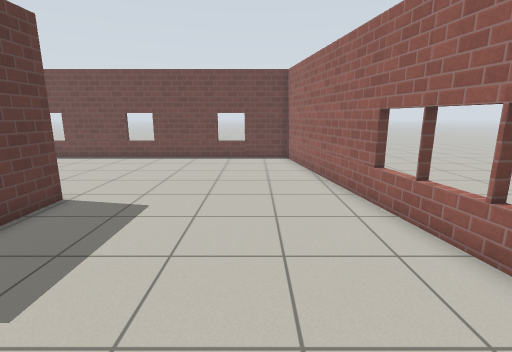
View 1 (above)

13 first-person views from a walk through a world built for the Gazebo simulator. The camera is 1.2 m above the floor, tilts 12° down and sees 85° across. The floor is counted in squares, 0.5 m on a side. Each view is taken from the middle of a square. On the plan, view 1 faces up. The plan holds only what a view shows up to about 18 squares ahead; the rest is blank. Gazebo's built-in surfaces are drawn with simple patterns.

View 2
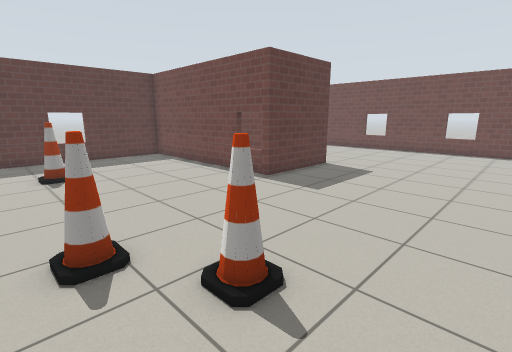

View 3
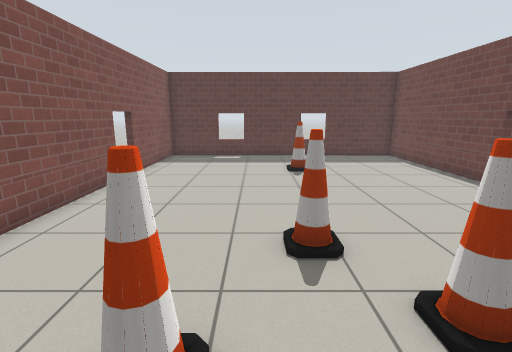

View 4
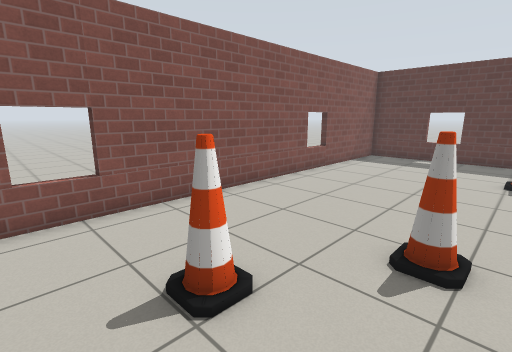

View 5
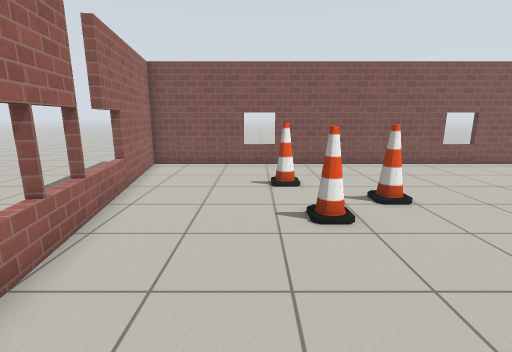

View 6
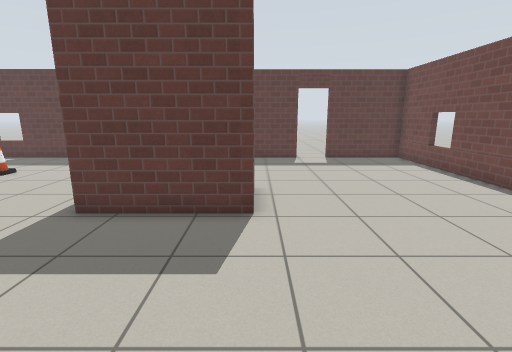

View 7
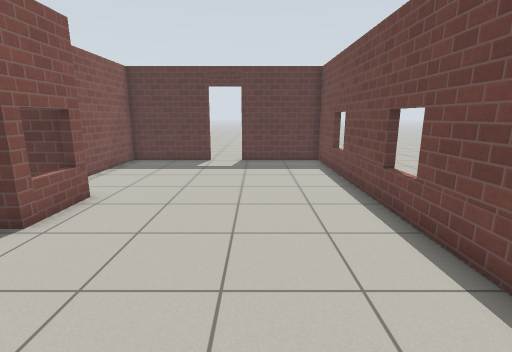

View 8
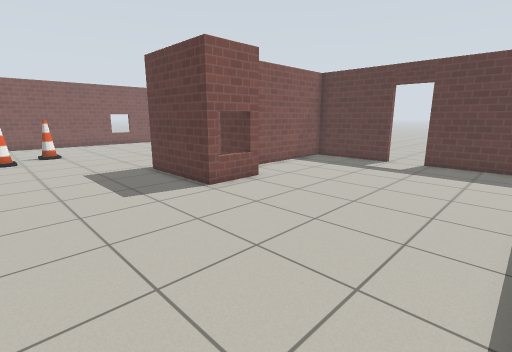

View 9
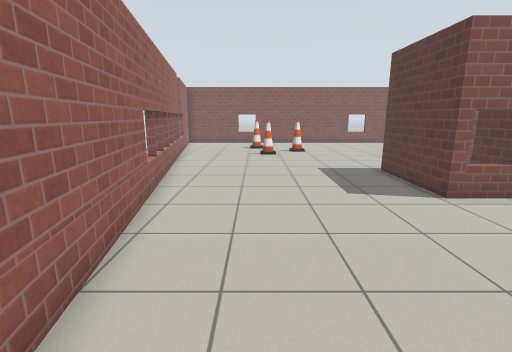

View 10
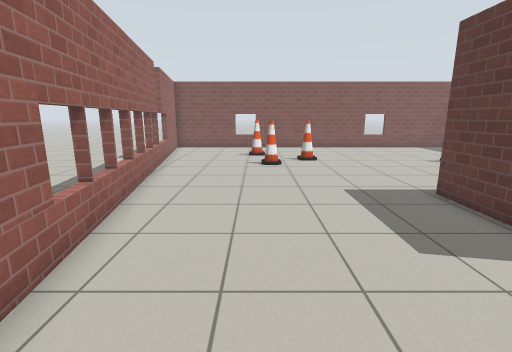

View 11
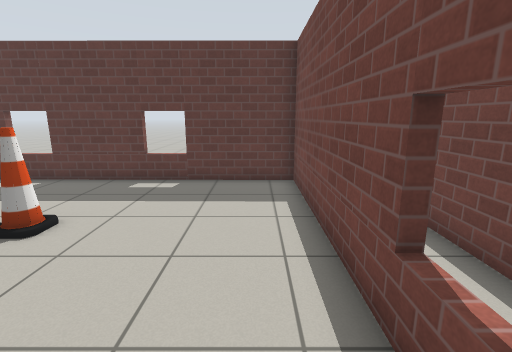

View 12
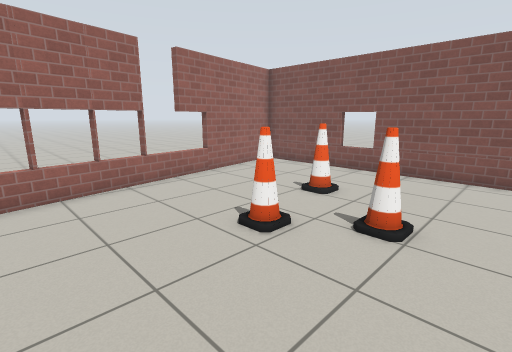

View 13
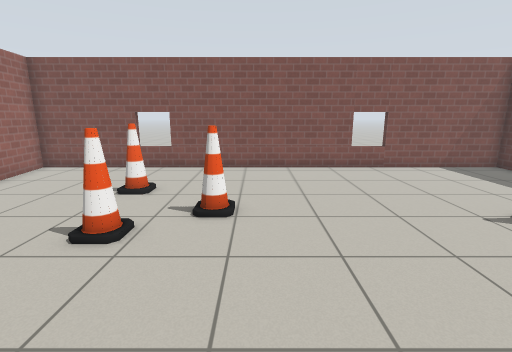

### Floor plan
Points are (right, up) in squares from view 1. A wall is a line through its corners. A room is listed if a view was taken in it or the views show most of it. See-through windows are left out.
Room 1 (views 1, 2, 3, 4, 5, 6, 7, 8, 9, 10, 11, 12, 13)
walls: (-8.3, 7.9) (-5.7, 7.9) (-5.7, 3.5) (-15.5, 3.5) (-15.6, -10.3) (6.3, -10.3) (1.8, 16.5) (-15.5, 16.5) (-15.5, 12.2); (-15.5, 10.4) (-15.5, 6.1) (-10, 6.1)
ways out: open door at (-16, 11.5)
objects: cone (-11, -3); cone (-3, -4); cone (-1, -3) to (-1, -2); cone (0, -6)

Where each view was taken, in squares from view 1:
view 1: 0 up, 0 right, facing up
view 2: 5 down, 2 right, facing up-left
view 3: 5 down, 2 right, facing left
view 4: 3 down, 2 right, facing down-left
view 5: 4 up, 1 right, facing down
view 6: 8 up, 1 right, facing left
view 7: 13 up, 0 right, facing left
view 8: 16 up, 0 right, facing down-left
view 9: 16 up, 0 right, facing down
view 10: 12 up, 0 right, facing down
view 11: 2 up, 5 left, facing left
view 12: 2 up, 5 left, facing down-right
view 13: 3 up, 4 left, facing down
